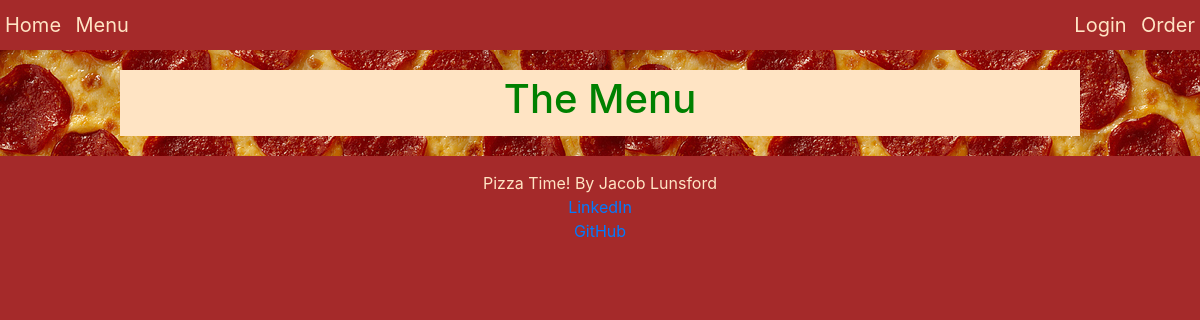
The page /menu on the database as committed earlier.
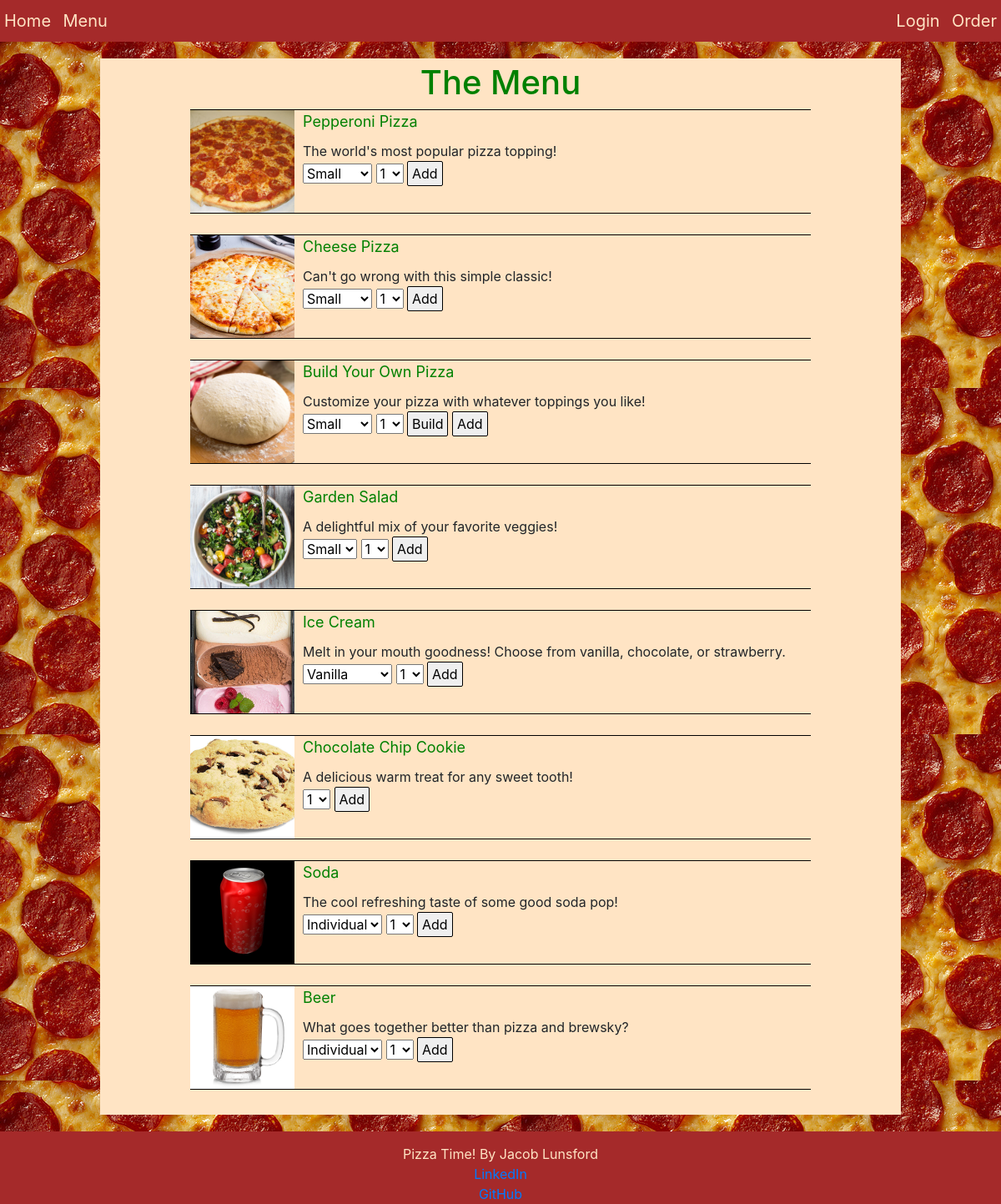
The same page on the database as committed later.
### pizza/models.py (models this page shows)
class Pizza(models.Model):
    title = models.CharField(max_length=32)
    pic = models.ImageField()
    description = models.TextField()
    sizes = Choices("Small", "Medium", "Large")
    size = models.CharField(choices=sizes, max_length=16, blank=True)
    toppings = Choices("Extra Cheese", "Pepperoni", "Bacon", "Peppers", "Mushrooms", "Chicken", "Pesto", "Ranch", "Beef")
    extras = MultiSelectField(choices=toppings, max_choices=9, max_length=32, blank=True)
    PIZZA_PRICES = {
    "Small": {
        "Cheese": 7.99,
        "Pepperoni": 8.99,
        "Custom": 9.99
    },
    "Medium": {
        "Cheese": 10.99,
        "Pepperoni": 11.99,
        "Custom": 12.99
    },
    "Large": {
        "Cheese": 13.99,
        "Pepperoni": 14.99,
        "Custom": 15.99
    }}

class Salad(models.Model):
    title = models.CharField(max_length=32)
    pic = models.ImageField()
    description = models.TextField()
    sizes = Choices("Small", "Large")
    size = models.CharField(choices=sizes, max_length=16, blank=True)
    SALAD_PRICES = {
        "Small": 5.99,
        "Large": 9.99
    }

class IceCream(models.Model):
    title = models.CharField(max_length=32)
    pic = models.ImageField()
    description = models.TextField()
    flavors = Choices("Vanilla", "Chocolate", "Strawberry")
    flavor = models.CharField(choices=flavors, max_length=16, blank=True)
    ICECREAM_PRICE = 3.99

class Cookie(models.Model):
    title = models.CharField(max_length=32)
    pic = models.ImageField()
    description = models.TextField()
    COOKIE_PRICE = 1.99

class Beverage(models.Model):
    title = models.CharField(max_length=32)
    pic = models.ImageField()
    description = models.TextField()
    sizes = Choices("Individual", "2L")
    size = models.CharField(choices=sizes, max_length=16, blank=True)
    BEVERAGE_PRICE = {
        "Soda": {
            "Individual": 1.99,
            "2L": 3.99
        },
        "Beer": {
            "Individual": 3.99,
            "2L": 7.99
        }
    }

### pizza/views.py (the view)
# urls.py: path("menu", views.menu, name="menu"),
def menu(request):
    pizzas = Pizza.objects.all()
    salads = Salad.objects.all()
    icecreams = IceCream.objects.all()
    cookies = Cookie.objects.all()
    beverages = Beverage.objects.all()
    menu = {
        "pizzas": pizzas,
        "salads": salads,
        "icecreams": icecreams,
        "cookies": cookies,
        "beverages": beverages
    }
    print(type(request.session))
    return render(request, "pizza/menu.html", {
        "menu": menu
    })

### pizza/templates/pizza/menu.html (shortened to what this page needs)
{% extends "pizza/layout.html" %}
{% load static %}
{% block body %}
    <h1 id="pizza-time">The Menu</h1>
    <div id="menu">
        {% for pizza in menu.pizzas %}
        <div class="menu-item">
            <div class="menu-left">
                <img class="menu-pic" src="static/pizza/images/{{pizza.pic}}" alt="">
            </div>
            <div class="menu-right">
                <p class="menu-title">{{ pizza.title }} Pizza</p>
                <p class="menu-description">{{ pizza.description }}</p>
                <select id="size-pizza-{{pizza.id}}">
                    <option value="Small">Small</option>
                </select>
                <select id="quantity-pizza-{{pizza.id}}">
                    <option value="1">1</option>
                </select>
                {% if pizza.title == "Build Your Own"%}
                <button id="build">Build</button>
                {% endif %}
                <button class="add" id="add-pizza-{{pizza.id}}" onclick='addToOrder("pizza","{{pizza.id}}")'>Add</button>
            </div>
        </div>
        {% endfor %}
        {% for salad in menu.salads %}
        <div class="menu-item">
            <div class="menu-left">
                <img class="menu-pic" src="static/pizza/images/{{salad.pic}}" alt="">
            </div>
            <div class="menu-right">
                <p class="menu-title">{{ salad.title }} Salad</p>
                <p class="menu-description">{{ salad.description }}</p>
                <select name="size-salad-{{salad.id}}">
                    <option value="Small">Small</option>
                </select>
                <select name="quantity-salad-{{salad.id}}">
                    <option value="1">1</option>
                </select>
                <button class="add" id="add-salad-{{salad.id}}" onclick='addToOrder("salad","{{salad.id}}")'>Add</button>
            </div>
        </div>
        {% endfor %}
        {% for icecream in menu.icecreams %}
        <div class="menu-item">
            <div class="menu-left">
                <img class="menu-pic" src="static/pizza/images/{{icecream.pic}}" alt="">
            </div>
            <div class="menu-right">
                <p class="menu-title">{{ icecream.title }}</p>
                <p class="menu-description">{{ icecream.description }}</p>
                <select name="flavor-icecream-{{icecream.id}}">
                    <option value="Vanilla">Vanilla</option>
                </select>
                <select name="quantity-icecream-{{icecream.id}}">
                    <option value="1">1</option>
                </select>
                <button class="add" id="add-icecream-{{icecream.id}}" onclick='addToOrder("icecream","{{icecream.id}}")'>Add</button>
            </div>
        </div>
        {% endfor %}
        {% for cookie in menu.cookies %}
        <div class="menu-item">
            <div class="menu-left">
                <img class="menu-pic" src="static/pizza/images/{{cookie.pic}}" alt="">
            </div>
            <div class="menu-right">
                <p class="menu-title">{{ cookie.title }} Cookie</p>
                <p class="menu-description">{{ cookie.description }}</p>
                <select name="quantity-{{cookie.id}}">
                    <option value="1">1</option>
                </select>
                <button class="add" id="add-cookie-{{cookie.id}}" onclick='addToOrder("cookie","{{cookie.id}}")'>Add</button>
            </div>
        </div>
        {% endfor %}
        {% for beverage in menu.beverages %}
        <div class="menu-item">
            <div class="menu-left">
                <img class="menu-pic" src="static/pizza/images/{{beverage.pic}}" alt="">
            </div>
            <div class="menu-right">
                <p class="menu-title">{{ beverage.title }}</p>
                <p class="menu-description">{{ beverage.description }}</p>
                <select name="flavor-{{beverage.id}}">
                    <option value="Individual">Individual</option>
                </select>
                <select name="quantity-{{beverage.id}}">
                    <option value="1">1</option>
                </select>
                <button class="add" id="add-{{beverage.id}}" onclick='addToOrder("beverage","{{beverage.id}}")'>Add</button>
            </div>
        </div>
        {% endfor %}
    </div>
{% endblock %}

### pizza/templates/pizza/layout.html (shortened to what this page needs)
{% load static %}
<!DOCTYPE html>
<html lang="en">
    <head>
        <link rel="stylesheet" href="https://stackpath.bootstrapcdn.com/bootstrap/4.4.1/css/bootstrap.min.css">
        <link href="{% static 'pizza/styles.css' %}" rel="stylesheet">
    </head>
    <body>
        <nav>
            <div class="nav-left">
                <a id="left-link" href="{% url 'index' %}">Home</a>
                <a href="{% url 'menu' %}">Menu</a>
            </div>
            <div class="nav-right">
                {% if user.is_authenticated %}
                <a id="left-link" href="{% url 'logout' %}">Logout</a>
                {% else %}
                <a id="left-link" href="{% url 'login' %}">Login</a>
                {% endif %}
                <a href="{% url 'order' %}">Order</a>
            </div>
        </nav>
        <main style="background-image: url({% static 'pizza/images/pizza.jpg' %});">
            <div id="middle">
                {% block body %}
                {% endblock %}
            </div>
        </main>
        <footer>
            <p>Pizza Time! By Jacob Lunsford</p>
            <a href="https://www.linkedin.com/in/jacob-lunsford-27530a138/" target="_blank" rel="noopener noreferrer">LinkedIn</a>
            <a href="https://github.com/jalu589" target="_blank" rel="noopener noreferrer">GitHub</a>
        </footer>
    </body>
</html>

### pizza/static/pizza/styles.css (style rules this page uses)
h1 { color: green; }
p { margin-top: 0px; margin-bottom: 0px; }
body { background-color: brown; }
nav { display: flex; justify-content: space-between; height: 50px; padding: 10px 5px; }
nav > div > a { color: bisque; font-size: 20px; }
#left-link { margin-right: 10px; }
main { padding: 20px 0px; }
#middle { height: 100%; width: 80%; margin: auto; background-color: bisque; padding: 5px 15px; }
#pizza-time { text-align: center; }
footer { display: table; text-align: center; margin: auto; margin-top: 15px; color: bisque; }
footer > a { display: block; }
.menu-item { width: 80%; height: 125px; display: flex; border-top: 0.5px solid black; border-bottom: 0.5px solid black; margin-bottom: 25px; margin-left: auto; margin-right: auto; }
.menu-left { height: 100%; width: 125px; margin-right: 10px; }
.menu-pic { width: 100%; height: 100%; object-fit: cover; }
.menu-title { font-size: 18px; margin-bottom: 10px; color: green; }
.menu-description { display: -webkit-box; -webkit-line-clamp: 2; line-clamp: 2; -webkit-box-orient: vertical; }
#build, .add { border: solid 1px; border-radius: 2px; padding: 2px 5px; }

Rows that differ between the two databases and show on the page:
added Pizza: pic (picture), title "Pepperoni", description "The world's most popular pizza topping!", id "Small", id "1"
added Pizza: pic (picture), title "Cheese", description "Can't go wrong with this simple classic!", id "Small", id "1"
added Pizza: pic (picture), title "Build Your Own", description "Customize your pizza with whatever toppings you like!", id "Small", id "1"
added Salad: pic (picture), title "Garden", description "A delightful mix of your favorite veggies!", id "Small", id "1"
added IceCream: pic (picture), title "Ice Cream", description "Melt in your mouth goodness! Choose from vanilla, chocolate, or strawberry.", id "Vanilla", id "1"
added Cookie: pic (picture), title "Chocolate Chip", description "A delicious warm treat for any sweet tooth!", id "1"
added Beverage: pic (picture), title "Soda", description "The cool refreshing taste of some good soda pop!", id "Individual", id "1"
added Beverage: pic (picture), title "Beer", description "What goes together better than pizza and brewsky?", id "Individual", id "1"
